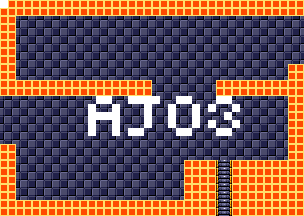

A level layout from a 2D game, rendered from its tile map. Below: a short description, then the map file with tile-grid data replaced by summaries:
An orthogonal 38x27 tile map with 8x8 px tiles, 4 tile layers (background, foreground, room numbers, Objects), 15 tilesets.

<map version="1.5" tiledversion="1.7.1" orientation="orthogonal" renderorder="right-down" width="38" height="27" tilewidth="8" tileheight="8" infinite="0" nextlayerid="11" nextobjectid="1">
 <tileset firstgid="1" source="tilesheets/tsKarniMata.tsx" />
 <tileset firstgid="1025" source="tilesheets/tsVoodooWasp.tsx" />
 <tileset firstgid="2049" source="tilesheets/tsBurial.tsx" />
 <tileset firstgid="3073" source="tilesheets/tsBlueTemple.tsx" />
 <tileset firstgid="4097" source="tilesheets/tsGoddess.tsx" />
 <tileset firstgid="5121" source="tilesheets/tsKonark.tsx" />
 <tileset firstgid="6145" name="sEnemies" tilewidth="8" tileheight="8" tilecount="1024" columns="32">
  <image source="../grapx/tilesheets/sObjects.bmp" trans="ff94ff" width="256" height="256" />
 </tileset>
 <tileset firstgid="7169" source="tilesheets/tsIceTemple.tsx" />
 <tileset firstgid="8193" source="tilesheets/tsLavaArea.tsx" />
 <tileset firstgid="9217" source="tilesheets/tsBossArea.tsx" />
 <tileset firstgid="10241" source="tilesheets/tsPegu.tsx" />
 <tileset firstgid="11265" source="tilesheets/sTiwanakuTemple.tsx" />
 <tileset firstgid="12289" source="tilesheets/sIndraTemple.tsx" />
 <tileset firstgid="13313" source="tilesheets/sTeleport.tsx" />
 <tileset firstgid="14337" source="tilesheets/sObjects.tsx" />
 <layer id="2" name="background" width="38" height="27">
  <data>[1026 cells, 1026 non-empty, 2 distinct tile ids]</data>
 </layer>
 <layer id="1" name="foreground" width="38" height="27">
  <data>[1026 cells, 337 non-empty, 3 distinct tile ids]</data>
 </layer>
 <layer id="7" name="room numbers" width="38" height="27">
  <data>[1026 cells, 41 non-empty, 1 distinct tile ids]</data>
 </layer>
 <layer id="10" name="Objects" width="38" height="27">
  <data>[1026 cells, 0 non-empty, 0 distinct tile ids]</data>
 </layer>
</map>
